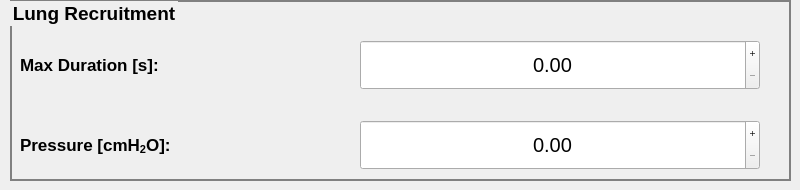
      <widget class="QWidget" name="tab_3">
       <attribute name="title">
        <string>CSP</string>
       </attribute>
       <widget class="QPushButton" name="fake_btn_lr_t">
        <property name="geometry">
         <rect>
          <x>440</x>
          <y>40</y>
          <width>230</width>
          <height>50</height>
         </rect>
        </property>
        <property name="palette">
         <palette>
          <active>
           <colorrole role="Button">
            <brush brushstyle="SolidPattern">
             <color alpha="0">
              <red>0</red>
              <green>0</green>
              <blue>0</blue>
             </color>
            </brush>
           </colorrole>
           <colorrole role="Base">
            <brush brushstyle="SolidPattern">
             <color alpha="0">
              <red>0</red>
              <green>0</green>
              <blue>0</blue>
             </color>
            </brush>
           </colorrole>
           <colorrole role="Window">
            <brush brushstyle="SolidPattern">
             <color alpha="0">
              <red>0</red>
              <green>0</green>
              <blue>0</blue>
             </color>
            </brush>
           </colorrole>
          </active>
          <inactive>
           <colorrole role="Button">
            <brush brushstyle="SolidPattern">
             <color alpha="0">
              <red>0</red>
              <green>0</green>
              <blue>0</blue>
             </color>
            </brush>
           </colorrole>
           <colorrole role="Base">
            <brush brushstyle="SolidPattern">
             <color alpha="0">
              <red>0</red>
              <green>0</green>
              <blue>0</blue>
             </color>
            </brush>
           </colorrole>
           <colorrole role="Window">
            <brush brushstyle="SolidPattern">
             <color alpha="0">
              <red>0</red>
              <green>0</green>
              <blue>0</blue>
             </color>
            </brush>
           </colorrole>
          </inactive>
          <disabled>
           <colorrole role="Button">
            <brush brushstyle="SolidPattern">
             <color alpha="0">
              <red>0</red>
              <green>0</green>
              <blue>0</blue>
             </color>
            </brush>
           </colorrole>
           <colorrole role="Base">
            <brush brushstyle="SolidPattern">
             <color alpha="0">
              <red>0</red>
              <green>0</green>
              <blue>0</blue>
             </color>
            </brush>
           </colorrole>
           <colorrole role="Window">
            <brush brushstyle="SolidPattern">
             <color alpha="0">
              <red>0</red>
              <green>0</green>
              <blue>0</blue>
             </color>
            </brush>
           </colorrole>
          </disabled>
         </palette>
        </property>
        <property name="font">
         <font>
          <underline>false</underline>
         </font>
        </property>
        <property name="styleSheet">
         <string notr="true">QPushButton {
	background-color: rgba(0, 0, 0, 0);
     border-style: outset;
}</string>
        </property>
        <property name="text">
         <string/>
        </property>
       </widget>
       <widget class="QLabel" name="label_10">
        <property name="geometry">
         <rect>
          <x>20</x>
          <y>120</y>
          <width>230</width>
          <height>50</height>
         </rect>
        </property>
        <property name="font">
         <font>
          <family>Cantarell</family>
          <pointsize>13</pointsize>
          <weight>75</weight>
          <bold>true</bold>
         </font>
        </property>
        <property name="text">
         <string>&lt;html&gt;&lt;head/&gt;&lt;body&gt;&lt;p&gt;Pressure [cmH&lt;span style=&quot; vertical-align:sub;&quot;&gt;2&lt;/span&gt;O]:&lt;/p&gt;&lt;/body&gt;&lt;/html&gt;</string>
        </property>
       </widget>
       <widget class="QPushButton" name="fake_btn_lr_p">
        <property name="geometry">
         <rect>
          <x>440</x>
          <y>120</y>
          <width>240</width>
          <height>50</height>
         </rect>
        </property>
        <property name="palette">
         <palette>
          <active>
           <colorrole role="Button">
            <brush brushstyle="SolidPattern">
             <color alpha="0">
              <red>0</red>
              <green>0</green>
              <blue>0</blue>
             </color>
            </brush>
           </colorrole>
           <colorrole role="Base">
            <brush brushstyle="SolidPattern">
             <color alpha="0">
              <red>0</red>
              <green>0</green>
              <blue>0</blue>
             </color>
            </brush>
           </colorrole>
           <colorrole role="Window">
            <brush brushstyle="SolidPattern">
             <color alpha="0">
              <red>0</red>
              <green>0</green>
              <blue>0</blue>
             </color>
            </brush>
           </colorrole>
          </active>
          <inactive>
           <colorrole role="Button">
            <brush brushstyle="SolidPattern">
             <color alpha="0">
              <red>0</red>
              <green>0</green>
              <blue>0</blue>
             </color>
            </brush>
           </colorrole>
           <colorrole role="Base">
            <brush brushstyle="SolidPattern">
             <color alpha="0">
              <red>0</red>
              <green>0</green>
              <blue>0</blue>
             </color>
            </brush>
           </colorrole>
           <colorrole role="Window">
            <brush brushstyle="SolidPattern">
             <color alpha="0">
              <red>0</red>
              <green>0</green>
              <blue>0</blue>
             </color>
            </brush>
           </colorrole>
          </inactive>
          <disabled>
           <colorrole role="Button">
            <brush brushstyle="SolidPattern">
             <color alpha="0">
              <red>0</red>
              <green>0</green>
              <blue>0</blue>
             </color>
            </brush>
           </colorrole>
           <colorrole role="Base">
            <brush brushstyle="SolidPattern">
             <color alpha="0">
              <red>0</red>
              <green>0</green>
              <blue>0</blue>
             </color>
            </brush>
           </colorrole>
           <colorrole role="Window">
            <brush brushstyle="SolidPattern">
             <color alpha="0">
              <red>0</red>
              <green>0</green>
              <blue>0</blue>
             </color>
            </brush>
           </colorrole>
          </disabled>
         </palette>
        </property>
        <property name="font">
         <font>
          <underline>false</underline>
         </font>
        </property>
        <property name="styleSheet">
         <string notr="true">QPushButton {
	background-color: rgba(0, 0, 0, 0);
     border-style: outset;
}</string>
        </property>
        <property name="text">
         <string/>
        </property>
       </widget>
       <widget class="QDoubleSpinBox" name="spinBox_lr_p">
        <property name="enabled">
         <bool>true</bool>
        </property>
        <property name="geometry">
         <rect>
          <x>360</x>
          <y>120</y>
          <width>400</width>
          <height>50</height>
         </rect>
        </property>
        <property name="font">
         <font>
          <pointsize>15</pointsize>
         </font>
        </property>
        <property name="styleSheet">
         <string notr="true"/>
        </property>
        <property name="alignment">
         <set>Qt::AlignCenter</set>
        </property>
        <property name="buttonSymbols">
         <enum>QAbstractSpinBox::PlusMinus</enum>
        </property>
       </widget>
       <widget class="QGroupBox" name="groupBox_2">
        <property name="geometry">
         <rect>
          <x>10</x>
          <y>0</y>
          <width>781</width>
          <height>181</height>
         </rect>
        </property>
        <property name="font">
         <font>
          <pointsize>14</pointsize>
          <weight>75</weight>
          <bold>true</bold>
         </font>
        </property>
        <property name="styleSheet">
         <string notr="true">QGroupBox {
border: 2px solid gray;
}</string>
        </property>
        <property name="title">
         <string>Lung Recruitment</string>
        </property>
        <widget class="QLabel" name="label_5">
         <property name="geometry">
          <rect>
           <x>10</x>
           <y>40</y>
           <width>330</width>
           <height>50</height>
          </rect>
         </property>
         <property name="font">
          <font>
           <family>Cantarell</family>
           <pointsize>13</pointsize>
           <weight>75</weight>
           <bold>true</bold>
          </font>
         </property>
         <property name="text">
          <string>Max Duration [s]:</string>
         </property>
        </widget>
        <widget class="QDoubleSpinBox" name="spinBox_lr_t">
         <property name="enabled">
          <bool>true</bool>
         </property>
         <property name="geometry">
          <rect>
           <x>350</x>
           <y>40</y>
           <width>400</width>
           <height>50</height>
          </rect>
         </property>
         <property name="font">
          <font>
           <pointsize>15</pointsize>
          </font>
         </property>
         <property name="styleSheet">
          <string notr="true"/>
         </property>
         <property name="alignment">
          <set>Qt::AlignCenter</set>
         </property>
         <property name="buttonSymbols">
          <enum>QAbstractSpinBox::PlusMinus</enum>
         </property>
        </widget>
       </widget>
       <zorder>groupBox_2</zorder>
       <zorder>label_10</zorder>
       <zorder>spinBox_lr_p</zorder>
       <zorder>fake_btn_lr_p</zorder>
       <zorder>fake_btn_lr_t</zorder>
      </widget>
